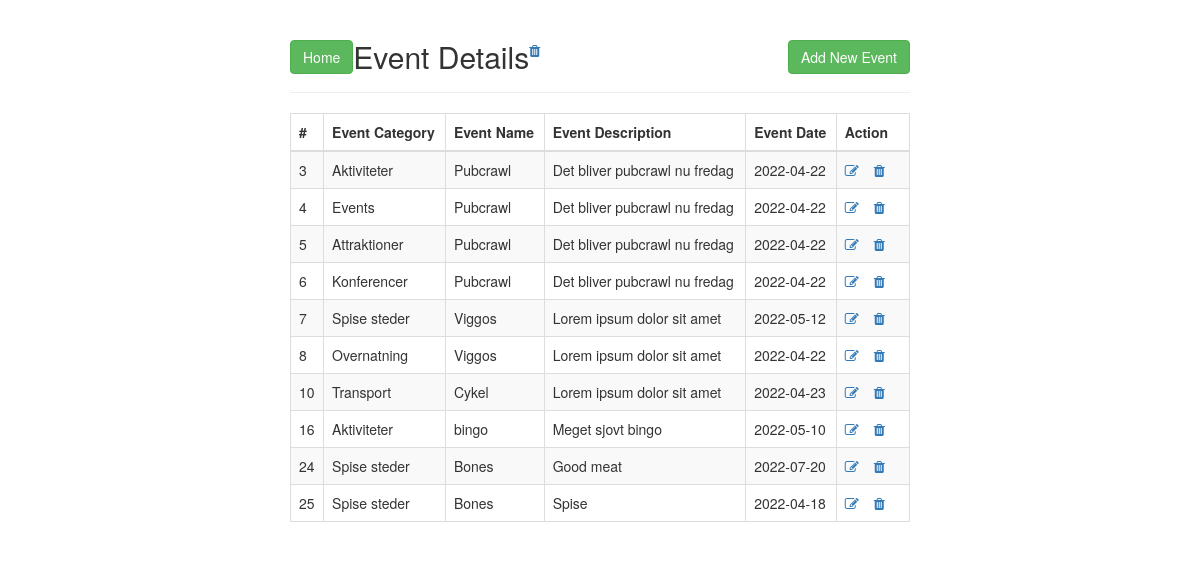
/View/EventAdmin.php (signed in), run on the app's committed database.
### tables this page shows
CREATE TABLE `event_template` (
  `id` bigint(20) NOT NULL,
  `name` varchar(100) NOT NULL,
  `description` varchar(2048) NOT NULL,
  `category` varchar(50) NOT NULL DEFAULT '0',
  `sourceType` varchar(50) DEFAULT NULL,
  `createdAt` datetime NOT NULL DEFAULT current_timestamp(),
  `updatedAt` date NOT NULL,
  `content` text DEFAULT NULL,
  `userId` bigint(20) NOT NULL
);

### View/EventAdmin.php (called while the page is built, shortened)
<?php
	require_once  '../Controller/eventController.php';
    $controller = new eventController();
    $controller->mvcHandler();
?>

### Model/config.php (called while the page is built)
<?php
class config
{
	function __construct() {
		$this->host = "localhost";
		$this->user  = "myuser";
		$this->pass = "mypassword";
		$this->db = "visitfyndb";
	}
}
?>

### model/EventClass.php (called while the page is built, shortened)
<?php
	class eventClass
	{
		function __construct($consetup)
		{
			$this->host = $consetup->host;
			$this->user = $consetup->user;
			$this->pass =  $consetup->pass;
			$this->db = $consetup->db;
		}
		public function open_db()
		{
			$this->condb=new mysqli($this->host,$this->user,$this->pass,$this->db);
		}
		public function selectRecord($id)
		{
			try
			{
                if($id>0)
				{
					$query=$this->condb->prepare("SELECT * FROM event_template WHERE id=?");
					$query->bind_param("i",$id);
				}
                else
                {$query=$this->condb->prepare("SELECT * FROM event_template");	}
				$query->execute();
				$res=$query->get_result();
                return $res;
			}
			catch(Exception $e)
			{
				$this->close_db();
				throw $e;
			}
		}
	}
?>

### View/listEvents.php (the view, shortened to what this page needs)
<!DOCTYPE html>
<html lang="en">
<head>
    <link href="../libs/fontawesome/css/font-awesome.css" rel="stylesheet" />
    <link rel="stylesheet" href="../libs/bootstrap.css">
</head>
<body>
    <div class="wrapper">
        <div class="container-fluid">
            <div class="row">
                <div class="col-md-12">
                    <div class="page-header clearfix">
                        <a href="welcome.php" class="btn btn-success pull-left">Home</a>
                        <h2 class="pull-left">Event Details</h2>
                        <a href="insertEvent.php" class="btn btn-success pull-right">Add New Event</a>
                        <a href='EventAdmin.php?act=delete&id=". $row['id'] ."' title='Delete Record' data-toggle='tooltip'><i class='fa fa-trash'></i></a>
                    </div>
                    <?php
                        if($result->num_rows > 0){
                            echo "<table class='table table-bordered table-striped'>";
                                echo "<thead>";
                                    echo "<tr>";
                                        echo "<th>#</th>";
                                        echo "<th>Event Category</th>";
                                        echo "<th>Event Name</th>";
                                        echo "<th>Event Description</th>";
                                        echo "<th>Event Date</th>";
                                        echo "<th>Action</th>";
                                    echo "</tr>";
                                echo "</thead>";
                                echo "<tbody>";
                                while($row = mysqli_fetch_array($result)){
                                    echo "<tr>";
                                        echo "<td>" . $row['id'] . "</td>";
                                        echo "<td>" . $row['category'] . "</td>";
                                        echo "<td>" . $row['name'] . "</td>";
                                        echo "<td>" . $row['description'] . "</td>";
                                        echo "<td>" . $row['updatedAt'] . "</td>";
                                        echo "<td>";
                                        echo "<a href='EventAdmin.php?act=update&id=". $row['id'] ."' title='Update Record' data-toggle='tooltip'><i class='fa fa-edit'></i></a>";
                                        echo "<a href='EventAdmin.php?act=delete&id=". $row['id'] ."' title='Delete Record' data-toggle='tooltip'><i class='fa fa-trash'></i></a>";
                                        echo "</td>";
                                    echo "</tr>";
                                }
                                echo "</tbody>";
                            echo "</table>";
                        } else{
                            echo "<p class='lead'><em>No records were found.</em></p>";
                        }
                    ?>
                </div>
            </div>
        </div>
    </div>
</body>
</html>

### Controller/eventController.php (shortened to what this page needs)
<?php
require '../model/EventClass.php';
require_once '../model/config.php';
class eventController
{
    function __construct()
    {
        $this->objconfig = new config();
        $this->objsm =  new eventClass($this->objconfig);
    }
    public function mvcHandler()
    {
        $act = isset($_GET['act']) ? $_GET['act'] : NULL;
        switch ($act) {
            default:
                $this->list();
        }
    }
    public function list()
    {
        $result = $this->objsm->selectRecord(0);
        include "../view/listEvents.php";
    }
}

### View/listEvents.php (style rules this page uses)
.wrapper { width: 650px; margin: 0 auto; }
.page-header h2 { margin-top: 0; }
table tr td:last-child a { margin-right: 15px; }

### data on the page
event_template: id "3", category "Aktiviteter", name "Pubcrawl", description "Det bliver pubcrawl nu fredag", updatedAt "2022-04-22"
event_template: id "4", category "Events", name "Pubcrawl", description "Det bliver pubcrawl nu fredag", updatedAt "2022-04-22"
event_template: id "5", category "Attraktioner", name "Pubcrawl", description "Det bliver pubcrawl nu fredag", updatedAt "2022-04-22"
event_template: id "6", category "Konferencer", name "Pubcrawl", description "Det bliver pubcrawl nu fredag", updatedAt "2022-04-22"
event_template: id "7", category "Spise steder", name "Viggos", description "Lorem ipsum dolor sit amet", updatedAt "2022-05-12"
event_template: id "8", category "Overnatning", name "Viggos", description "Lorem ipsum dolor sit amet", updatedAt "2022-04-22"
event_template: id "10", category "Transport", name "Cykel", description "Lorem ipsum dolor sit amet", updatedAt "2022-04-23"
event_template: id "16", category "Aktiviteter", name "bingo", description "Meget sjovt bingo", updatedAt "2022-05-10"
event_template: id "24", category "Spise steder", name "Bones", description "Good meat", updatedAt "2022-07-20"
event_template: id "25", category "Spise steder", name "Bones", description "Spise", updatedAt "2022-04-18"
